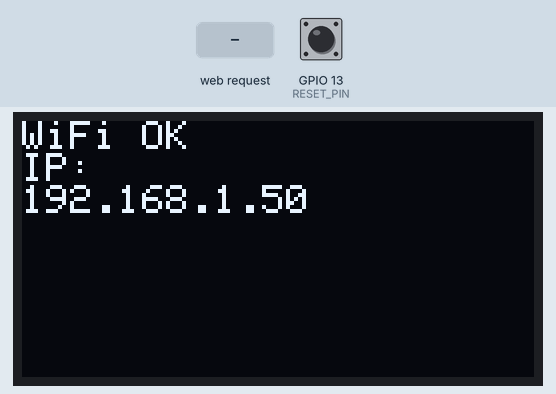
This program was run on a simulated ESP32. Parts: 128×64 one-colour display. The inputs (shaded band) are chosen by the test bench; at power-on: GPIO 13 (RESET_PIN) HIGH. WiFi joins after 1.5 s; servers stay silent unless stated; what the program prints to the serial monitor is not drawn.

Above: at 2.8 s.
2.9 s: GPIO 13 (RESET_PIN) pulled LOW for 3.2 s
At 3.4 s:
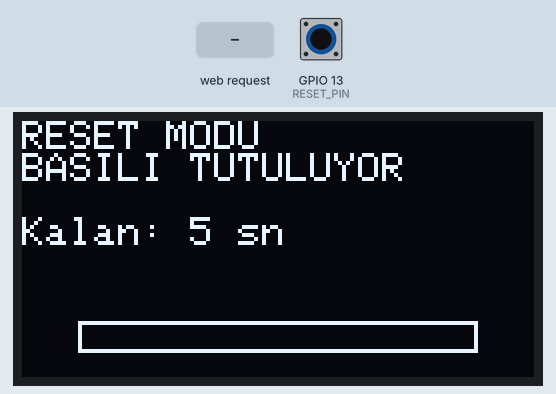
7.6 s: HTTP request GET /door1 received
At 8.0 s:
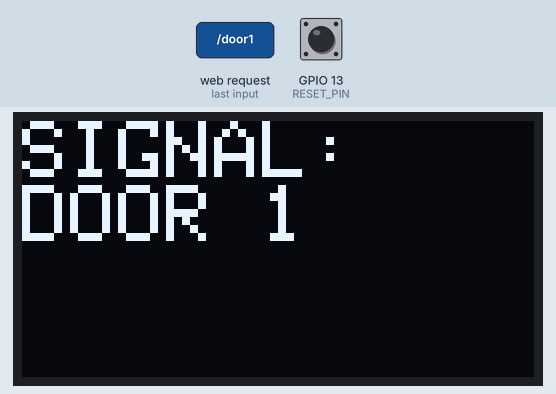
9.1 s: HTTP request GET /door2 received
At 10.1 s:
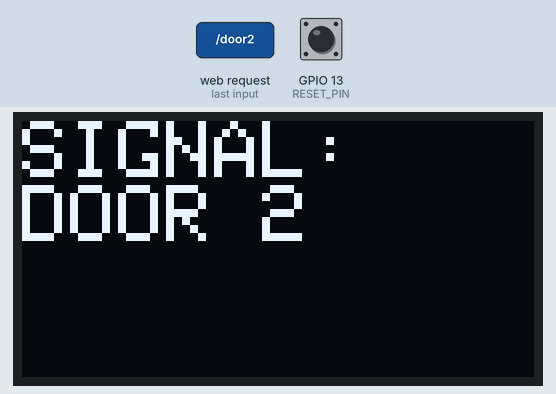
Timing chart, 0 to 12.1 s (numbered marks = the images above; inputs shaded):
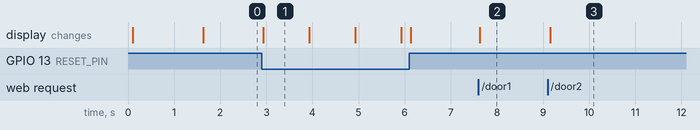

The program:

main.cpp
```cpp
#include <Arduino.h>
#include <WiFiManager.h>
#include <ESPAsyncWebServer.h>
#include <RCSwitch.h>
#include "oled.h"

#define FW_NAME "TEKNO ROT BALANS - ESP32"
#define FW_VERSION "v1.0.0"
#define BUILD_DATE __DATE__
#define BUILD_TIME __TIME__

// ================== AYARLAR ==================
#define RESET_PIN 13
#define RESET_HOLD_MS 5000

#define RF_RX_PIN 22
#define RF_TX_PIN 25
#define RF_LISTEN_TIME 15000 // 10 saniye

#define RF_CODE_DOOR1 10931492 // kapi 1 sinyal kodu
#define RF_CODE_DOOR2 10931490 // kapi 2 sinyal kodu
#define RF_BIT_LENGTH 24
#define RF_PROTOCOL 1

// ================== GLOBAL ==================
WiFiManager wifiManager;
AsyncWebServer server(4561);

unsigned long resetStart = 0;
int lastShownSecond = -1;
bool resetInProgress = false;

RCSwitch rf = RCSwitch();
unsigned long rfStartTime = 0;
bool rfListenMode = true;
bool rfTxInitialized = false;

// Forward declaration
void WiFiEvent(WiFiEvent_t event);

// ================== HTML UI ==================
const char *INDEX_HTML = R"rawliteral(
<!DOCTYPE html>
<html>
<head>
  <meta charset="utf-8">
  <title>Dükkan Panel</title>
  <style>
    body { font-family: Arial; text-align: center; margin-top: 40px; }
    button { font-size: 20px; padding: 20px; margin: 15px; width: 200px; }
  </style>
</head>
<body>
  <h1>Dükkan Kontrol Paneli</h1>

  <button onclick="fetch('/door1')">Kapı 1</button><br>
  <button onclick="fetch('/door2')">Kapı 2</button>

</body>
</html>
)rawliteral";

void printBootBanner()
{
    Serial.println();
    Serial.println("==============================================");
    Serial.print("   ");
    Serial.println(FW_NAME);
    Serial.println("==============================================");

    Serial.print("   Firmware : ");
    Serial.println(FW_VERSION);

    Serial.print("   Build    : ");
    Serial.print(BUILD_DATE);
    Serial.print(" ");
    Serial.println(BUILD_TIME);
    Serial.print("   Chip ID  : ");
    Serial.println((uint32_t)ESP.getEfuseMac());

    Serial.println("----------------------------------------------");
}

void rfInitTX()
{
    if (rfTxInitialized)
        return;

    rf.enableTransmit(RF_TX_PIN); // SADECE BU
    rf.setProtocol(RF_PROTOCOL);
    rf.setPulseLength(350);

    rfTxInitialized = true;
    Serial.println("[RF] TX MODE AKTIF");
}

void sendDoor1()
{
    rfInitTX();
    Serial.println("[RF][TX] Door1 gonderiliyor");
    oledActiveResetInfo();
    oledShowStatus(true, false);
    rf.send(RF_CODE_DOOR1, RF_BIT_LENGTH);
}

void sendDoor2()
{
    rfInitTX();
    Serial.println("[RF][TX] Door2 gonderiliyor");
    oledActiveResetInfo();
    oledShowStatus(false, true);
    rf.send(RF_CODE_DOOR2, RF_BIT_LENGTH);
}

void configModeCallback(WiFiManager *myWiFiManager)
{

    Serial.println();
    Serial.println("==================================");
    Serial.println("   RESET MODE - AP AKTIF         ");
    Serial.println("==================================");

    oledShowApMode(myWiFiManager->getConfigPortalSSID()); // OLED: AP MODE AKTIF
}

// ================== SETUP ==================
void setup()
{
    Serial.begin(115200);
    printBootBanner();

    pinMode(RESET_PIN, INPUT_PULLUP);

    rf.enableReceive(RF_RX_PIN); // RX

    rfStartTime = millis();
    rfListenMode = true;

    oledInit();
    oledShowResetInfo(13);

    wifiManager.setDebugOutput(true);
    wifiManager.setTimeout(180);

    wifiManager.setAPCallback(configModeCallback);

    // WiFi baglan / captive portal
    if (!wifiManager.autoConnect("TEKNO_ESP32_AP"))
    {
        Serial.println();
        Serial.println("!!!!!!!!!!!!!!!!!!!!!!!!!!!!!!!!!!!!!!!!");
        Serial.println("!!!  WIFI BAGLANAMADI - RESTART !!!");
        Serial.println("!!!!!!!!!!!!!!!!!!!!!!!!!!!!!!!!!!!!!!!!");

        ESP.restart();
    }

    Serial.println("[WiFi] BAGLANDI");
    Serial.print("IP: ");
    Serial.println(WiFi.localIP());

    // ================== WEB SERVER ==================
    server.on("/", HTTP_GET, [](AsyncWebServerRequest *request)
              { request->send(200, "text/html", INDEX_HTML); });

    server.on("/door1", HTTP_GET, [](AsyncWebServerRequest *request)
              {
            sendDoor1();
    request->send(200, "text/plain", "OK"); });

    server.on("/door2", HTTP_GET, [](AsyncWebServerRequest *request)
              {
    sendDoor2();
    request->send(200, "text/plain", "OK"); });

    server.begin();

    WiFi.onEvent(WiFiEvent);

    oledCancelResetInfo();
    oledShowIP(WiFi.localIP().toString());
    Serial.println("[WEB] SERVER STARTED");

    Serial.println();
    Serial.println("=============================");
    Serial.println("   RF DINLEME BASLADI 15sn    ");
    Serial.println("=============================");
}

void WiFiEvent(WiFiEvent_t event)
{
    switch (event)
    {

    case SYSTEM_EVENT_STA_CONNECTED:
        Serial.println("WiFi AP'ye baglandi");
        break;

    case SYSTEM_EVENT_STA_GOT_IP:
        Serial.print("IP alindi: ");
        Serial.println(WiFi.localIP());
        oledShowIP(WiFi.localIP().toString());
        break;

    case SYSTEM_EVENT_STA_DISCONNECTED:
        Serial.println("WiFi koptu!");
        oledBoot();
        break;

    default:
        break;
    }
}

// ================== LOOP ==================
void loop()
{

    // RESET BUTONU (5 sn)
    if (digitalRead(RESET_PIN) == LOW)
    {
        if (!resetInProgress)
        {
            resetInProgress = true;
            resetStart = millis();
            lastShownSecond = -1;

            Serial.println();
            Serial.println("==================================");
            Serial.println("   RESET BUTONU BASILDI          ");
            Serial.println("   5 SN BASILI TUTULUYOR         ");
            Serial.println("==================================");
        }

        unsigned long elapsed = millis() - resetStart;
        int secondsLeft = (RESET_HOLD_MS - elapsed) / 1000 + 1;
        if (secondsLeft < 0)
            secondsLeft = 0;

        int progressPercent = (elapsed * 100) / RESET_HOLD_MS;
        if (progressPercent > 100)
            progressPercent = 100;

        // OLED sadece saniye değişince güncellensin
        if (secondsLeft != lastShownSecond)
        {
            lastShownSecond = secondsLeft;
            oledShowResetCountdown(secondsLeft, progressPercent);
        }

        if (elapsed >= RESET_HOLD_MS)
        {
            Serial.println("[WiFi] AYARLAR SIFIRLANIYOR...");
            wifiManager.resetSettings();
            delay(300);
            ESP.restart();
        }
    }
    else
    {
        // Reset iptal
        if (resetInProgress)
        {
            resetInProgress = false;
            oledBoot(); // Reset iptal edildiğinde boot ekranını göster
        }
    }

    // ===== 10 SN RX DINLEME =====
    if (rfListenMode)
    {
        if (rf.available())
        {
            Serial.print("433 Received :: ");
            Serial.println(rf.getReceivedValue());
            rf.resetAvailable();
        }

        if (millis() - rfStartTime >= RF_LISTEN_TIME)
        {
            rfListenMode = false;

            Serial.println();
            Serial.println("=============================");
            Serial.println("      RF DINLEME KAPANDI      ");
            Serial.println("=============================");
        }

        return;
    }

    // ===== NORMAL MODE =====

    oledUpdate();
}
```

oled.cpp
```cpp
#include "oled.h"
#include <Adafruit_GFX.h>
#include <Adafruit_SSD1306.h>
#include <WiFiManager.h>

// ===== OLED PINLER =====
#define OLED_MOSI 21
#define OLED_CLK 23
#define OLED_DC 17
#define OLED_RST 16
#define OLED_CS 5

#define SCREEN_WIDTH 128
#define SCREEN_HEIGHT 64

#define RESET_INFO_TIME 5000

static bool resetInfoActive = false;
static unsigned long resetInfoStart = 0;

Adafruit_SSD1306 display(
    SCREEN_WIDTH,
    SCREEN_HEIGHT,
    OLED_MOSI,
    OLED_CLK,
    OLED_DC,
    OLED_RST,
    OLED_CS);

// =======================

void oledInit()
{
    if (!display.begin(SSD1306_SWITCHCAPVCC))
    {
        Serial.println("OLED baslatilamadi");
        return;
    }
    display.clearDisplay();
    display.display();
}

void oledActiveResetInfo()
{
    resetInfoActive = true;
    resetInfoStart = millis();
}
void oledCancelResetInfo()
{
    resetInfoActive = false;
}

void oledBoot()
{
    if (WiFi.status() == WL_CONNECTED)
    {
        oledShowIP(WiFi.localIP().toString());
        return;
    }
    display.clearDisplay();
    display.setTextSize(1);
    display.setTextColor(SSD1306_WHITE);
    display.setCursor(0, 0);
    display.println("ESP32 Basladi");
    display.println("WiFi bekleniyor...");
    display.display();
}

void oledShowResetCountdown(int secondsLeft, int progressPercent)
{
    display.clearDisplay();
    display.setTextSize(1);
    display.setTextColor(SSD1306_WHITE);

    display.setCursor(0, 0);
    display.println("RESET MODU");
    display.println("BASILI TUTULUYOR");

    display.setCursor(0, 24);
    display.print("Kalan: ");
    display.print(secondsLeft);
    display.println(" sn");

    // Progress bar
    int barWidth = 100;
    int barHeight = 8;
    int barX = 14;
    int barY = 50;

    display.drawRect(barX, barY, barWidth, barHeight, SSD1306_WHITE);

    int fillWidth = (barWidth * progressPercent) / 100;
    display.fillRect(barX + 1, barY + 1, fillWidth - 2, barHeight - 2, SSD1306_WHITE);

    display.display();
}

void oledShowIP(String ip)
{
    display.clearDisplay();
    display.setTextSize(1);
    display.setCursor(0, 0);
    display.println("WiFi OK");
    display.println("IP:");
    display.println(ip);
    display.display();
}

void oledShowStatus(bool door1, bool door2)
{
    display.clearDisplay();
    display.setCursor(0, 0);
    display.setTextSize(2);
    display.println("SIGNAL:");

    if (door1 == true)
    {
        display.println("DOOR 1");
    }
    else if (door2 == true)
    {
        display.println("DOOR 2");
    }
    display.display();
}

void oledShowApMode(String apName)
{
    // Açılış reset bilgisini iptal et
    resetInfoActive = false;

    display.clearDisplay();
    display.setTextSize(1);
    display.setTextColor(SSD1306_WHITE);
    display.setCursor(0, 0);

    display.println("=== RESET MODE ===");
    display.println("");
    display.println("AP MODE AKTIF");
    display.println("");
    display.println(apName);
    display.println("");
    display.println(WiFi.softAPIP().toString());

    display.display();
}

void oledShowResetInfo(uint8_t resetPin)
{
    resetInfoActive = true;
    resetInfoStart = millis();

    display.clearDisplay();
    display.setTextSize(1);
    display.setTextColor(SSD1306_WHITE);
    display.setCursor(0, 0);

    display.println("BASLANGIC BILGI");
    display.println("----------------");
    display.println("WiFi RESET PIN:");
    display.setTextSize(1);
    display.setCursor(0, 52);
    display.println("5 sn basili tut");

    display.setTextSize(2);
    display.setCursor(0, 30);
    display.print("GPIO ");
    display.print(resetPin);

    display.setTextSize(1);
    display.display();
}

void oledUpdate()
{
    if (resetInfoActive)
    {
        if (millis() - resetInfoStart >= RESET_INFO_TIME)
        {
            resetInfoActive = false;
            oledBoot(); //   5 sn sonra otomatik normal boot ekranı
        }
    }
}
```

oled.h
```cpp
#ifndef OLED_H
#define OLED_H

#include <Arduino.h>

void oledInit();
void oledBoot();
void oledShowIP(String ip);
void oledShowStatus(bool door1, bool door2);

void oledShowResetInfo(uint8_t resetPin);
void oledUpdate();

void oledActiveResetInfo();
void oledCancelResetInfo();

void oledShowApMode(String apName);

void oledShowResetCountdown(int secondsLeft, int progressPercent);

#endif
```

Measured:
- after the input at 2.9 s, the display: changes at once (image 1)
- after the input at 7.6 s, the display: changes at once (image 2)
- after the input at 9.1 s, the display: changes after 0.05 s (image 3)
- what the display in image 1 shows lasts 1.0 s, from 2.9 s to 3.9 s
